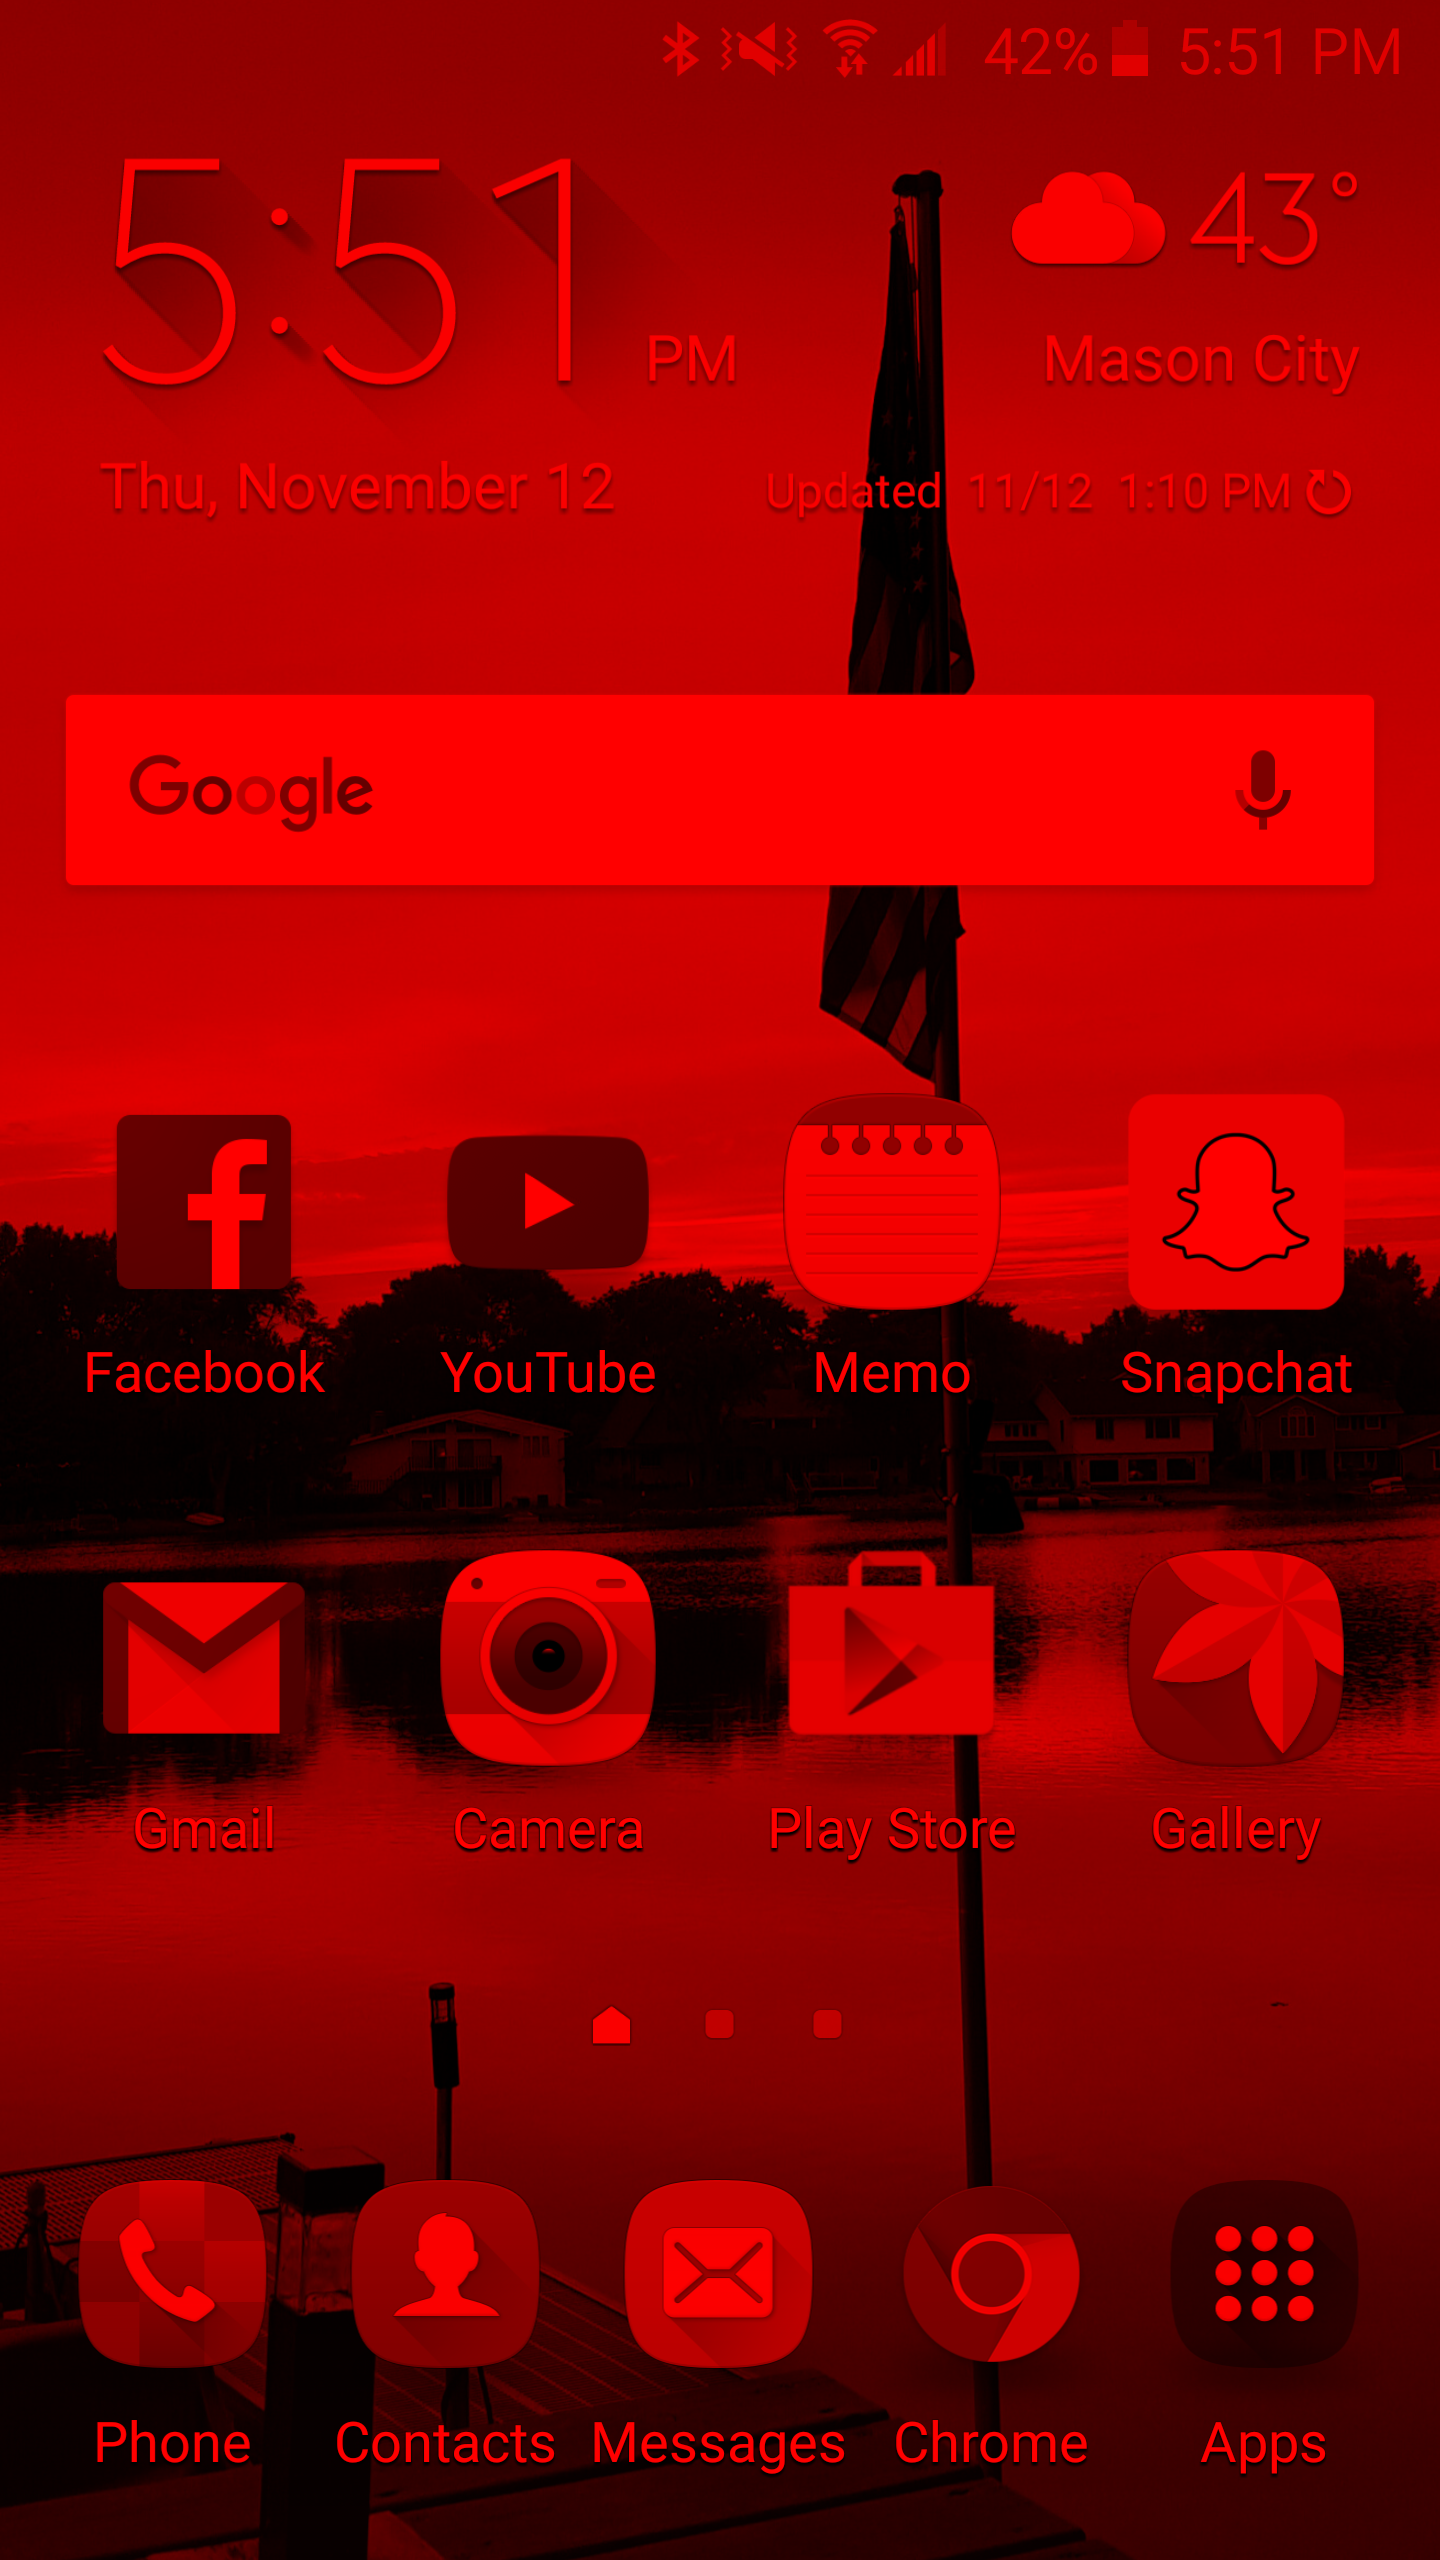

Reproduce this figure in Python.
import matplotlib.pyplot as plt
import os.path
import numpy

directory = os.path.dirname(os.path.abspath(__file__));
filename = os.path.join(directory, 'Screenshot_2015-11-12-17-51-54.png')
img = plt.imread(filename)
img2 = plt.imread(filename)

img_height = len(img)
img_width = len(img[0])

print(img_height, img_width)

for x in range(0, img_height):
	for y in range(0, img_width):
		luminence = img[x][y][0] * .2126 + img[x][y][1] * .7152 + img[x][y][2] * .0722
		img[x][y][0] = luminence
		img[x][y][1] = 0
		img[x][y][2] = 0

fig, ax = plt.subplots(1, 2)
ax[0].imshow(img)
ax[1].imshow(img2)
#Pltw had 'fig.show()' but the window disapeared right away. S.O. said to change it to 'plt.show()'
plt.show()
plt.imsave(os.path.join(directory, 'redshift.png'), img)
